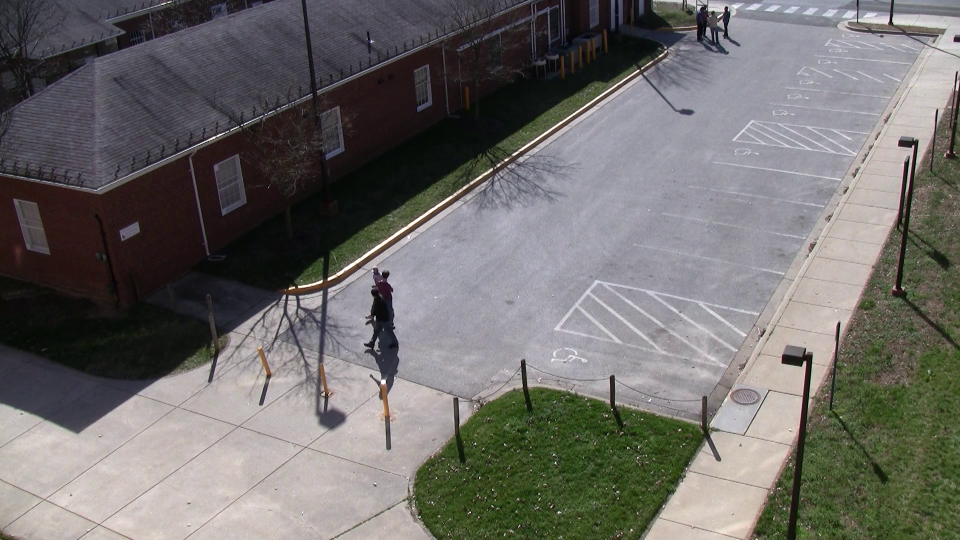
#> input picture data/newsample.png, 1920 x 1080 px (shown at 1/2 size)
$ python -i img_utils.py   (imports and definitions only)
#> lines starting #> are read from the running program, lines starting #| are printed output that depends on the picture; after the words box and inside, x2 and y2 are one past the last pixel; in counts of white or black regions, pixels touching at a corner belong together
import os
import cv2
import math
import time
import random
import numpy as np
import os.path as osp
import xml.etree.ElementTree as ET
from itertools import combinations, groupby
from scipy.spatial import distance as dist
from operator import itemgetter

# [135 lines left out: functions get_direction_vector, four_point_transform_whole_image, four_point_transform_whole_imageOld, four_point_transform, rotate, not called in this run]

def magnitude(pt1):
	return np.sqrt((pt1[0])**2 + (pt1[1])**2)

# [35 lines left out: functions get_unit_vec, autocrop, display_image, not called in this run]

def apply_transform(point_list,M):
	out_point_list= (cv2.perspectiveTransform(np.array(point_list),M)).astype(int)
	return out_point_list

# [83 lines left out: functions findContours, area_filter, direction_boxsort, expandbox, find_centroid, getbox and 1 more, not called in this run]
def getboxwidth(box):
	tl,tr,br,bl=box
	return np.sqrt((tl[0]-tr[0])**2 + (tl[1]-tr[1])**2)

def getboxheight(box):
	tl,tr,br,bl=box
	return np.sqrt((tr[0]-br[0])**2 + (tr[1]-br[1])**2)
# [87 lines left out: functions getboxangle, readxml, generatenewrandnum, rotateImg, getContourfromRect, processRects, not called in this run]

def get_contours(mask):
	contours = None
	im_gray = cv2.cvtColor(mask, cv2.COLOR_RGB2GRAY)
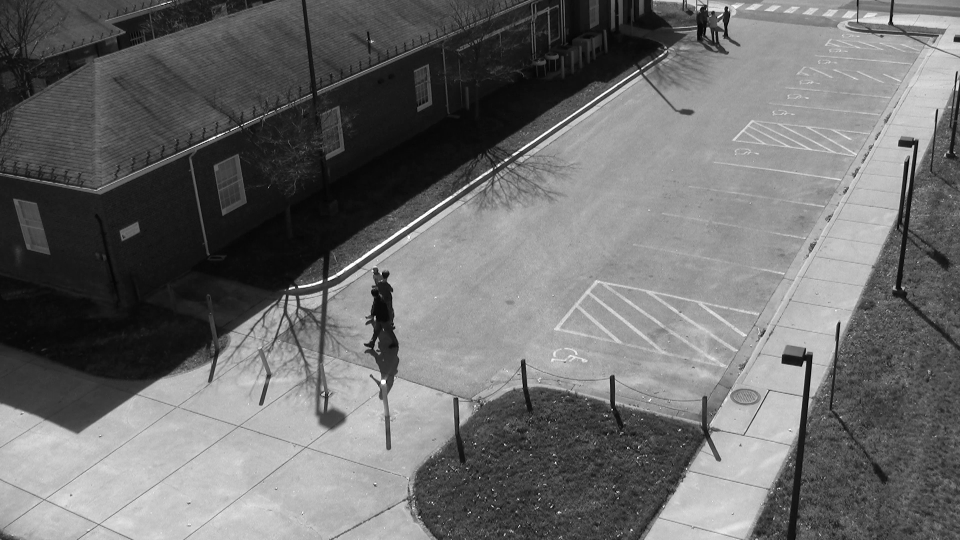
#> im_gray: shape (1080, 1920) (shown at 1/2 size); min 0, max 255, mean 108.7
	if cv2.countNonZero(im_gray) > 0:
		ret, open_mask = cv2.threshold(im_gray, 0, 255, cv2.THRESH_BINARY)
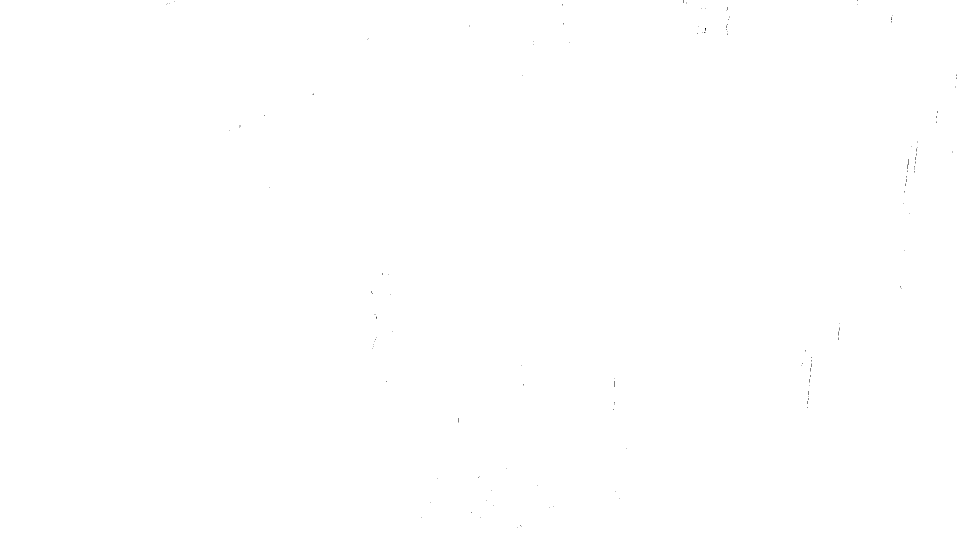
#> open_mask: shape (1080, 1920) (shown at 1/2 size); 100% white; black in thin lines or dots, all inside (x1, y1, x2, y2) = (332, 0, 1914, 1055)
		mean_val = int(np.average(open_mask))
#> mean_val = 254
		if mean_val>=150:
			open_mask = cv2.bitwise_not(open_mask)
		contours, hierarchy = cv2.findContours(
			open_mask, cv2.RETR_TREE, cv2.CHAIN_APPROX_SIMPLE)
#> contours = 130 contours, all with area under 20
	return contours

def get_points_refined(img, max_=False, hull=False):
	contours = get_contours(img)
#> contours = 130 contours, all with area under 20
	ref_pts = []
	max_area = 0
	index = None
	for i in range(len(contours)):
		if not max_:
			if hull:
				ref_pts.append(cv2.convexHull(contours[i], True))
			else:
				ref_pts.append(contours[i])
		else:
			area = cv2.contourArea(contours[i])
			if area > max_area:
				max_area = area
				index = i
#> this loop made 130 passes
#> after the loop, max_area = 0; ref_pts = 130 contours, all with area under 20
	if max_:
		if hull:
			ref_pts.append(cv2.convexHull(contours[index], True))
		else:
			ref_pts.append(contours[index])
	return ref_pts

# [36 lines left out: functions create_background_image, Get_Min_Max_intensity_level, Change_Background, not called in this run]

class GrabPoints():
	# [4 lines left out: function __init__, not called in this run]
	def CallBackFunc(self, event, x, y, flags, param):
		if event == cv2.EVENT_LBUTTONDOWN and self.CallbackFlag:
			self.pts.append([int(x), int(y)])

	# [24 lines left out: function GetRoi, not called in this run]

def get_euclidian_distance(pt1, pt2):
	return np.sqrt((pt1[0]-pt2[0])**2 + (pt1[1]-pt2[1])**2)

# [57 lines left out: functions group_by_elem, Get_distance_based_cluster, Get_distance_based_clusterold, convert_pts, not called in this run]

# [54 lines not run here, left out]

>>> import cv2
>>> picture = cv2.cvtColor(cv2.imread('data/newsample.png'), cv2.COLOR_BGR2RGB)
>>> result = get_points_refined(picture)
#> result = 130 contours, all with area under 20

$ run again, on crop.png
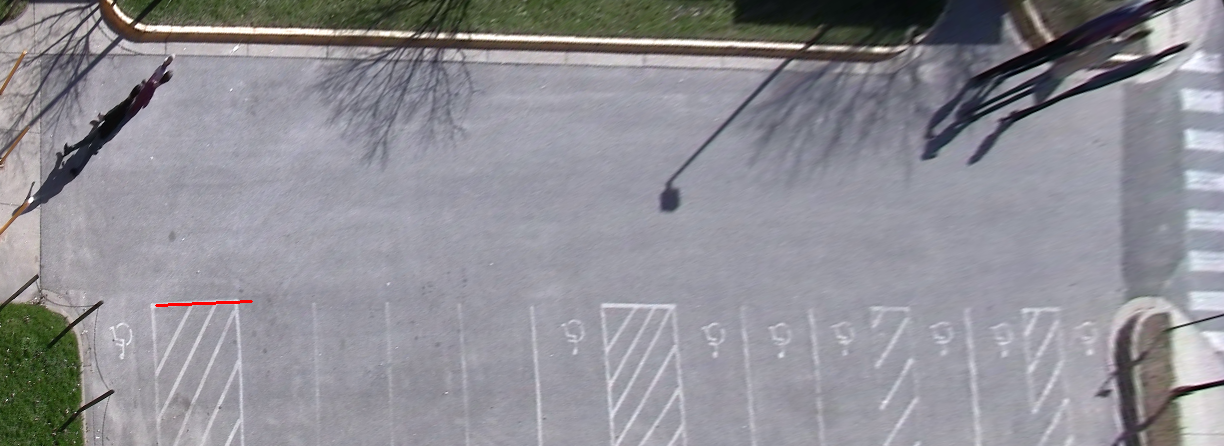
#> input picture crop.png, 1224 x 446 px
#> in get_contours, `im_gray = cv2.cvtColor(mask, cv2.COLOR_RGB2GRAY)`:
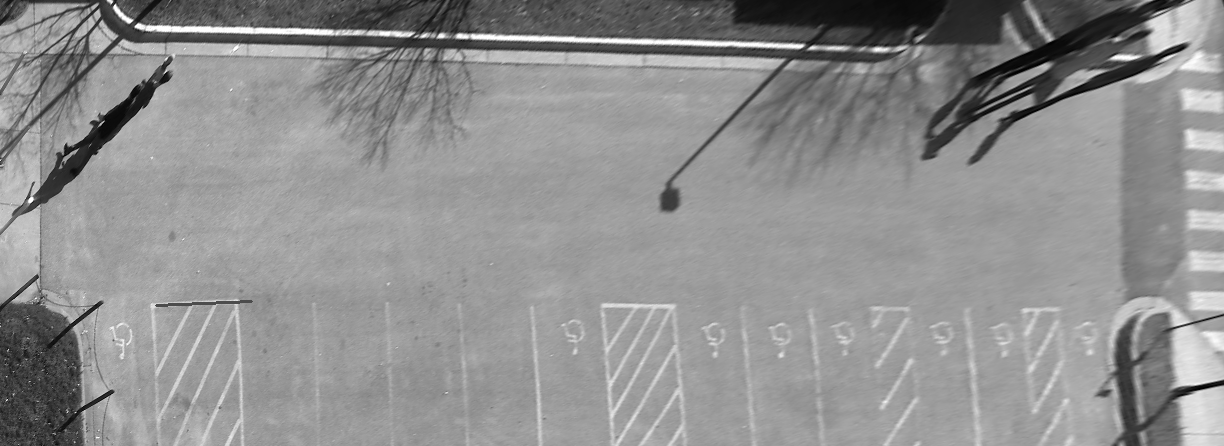
#> im_gray: shape (446, 1224); min 0, max 255, mean 143.9
#> mean_val = 254
#> in get_contours, `contours, hierarchy = cv2.findContours( open_mask, cv2.RETR_TREE, cv2...`: contours = 10 contours, all with area under 20
#> the loop in get_points_refined, `for i in range(len(contours)):` made 10 passes
#> after the loop in get_points_refined, `for i in range(len(contours)):`: max_area = 0; ref_pts = 10 contours, all with area under 20
